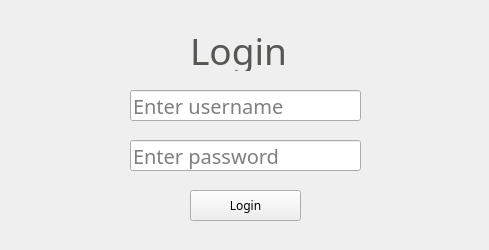
<?xml version="1.0" encoding="UTF-8"?>
<ui version="4.0">
 <class>Form</class>
 <widget class="QWidget" name="Form">
  <property name="geometry">
   <rect>
    <x>0</x>
    <y>0</y>
    <width>489</width>
    <height>250</height>
   </rect>
  </property>
  <property name="font">
   <font>
    <family>Abyssinica SIL</family>
   </font>
  </property>
  <property name="windowTitle">
   <string>Form</string>
  </property>
  <property name="styleSheet">
   <string notr="true"/>
  </property>
  <widget class="QLineEdit" name="lineEdit_username">
   <property name="geometry">
    <rect>
     <x>130</x>
     <y>90</y>
     <width>231</width>
     <height>31</height>
    </rect>
   </property>
   <property name="font">
    <font>
     <pointsize>15</pointsize>
    </font>
   </property>
   <property name="placeholderText">
    <string>Enter username</string>
   </property>
  </widget>
  <widget class="QLineEdit" name="lineEdit_password">
   <property name="geometry">
    <rect>
     <x>130</x>
     <y>140</y>
     <width>231</width>
     <height>31</height>
    </rect>
   </property>
   <property name="font">
    <font>
     <pointsize>15</pointsize>
    </font>
   </property>
   <property name="styleSheet">
    <string notr="true"/>
   </property>
   <property name="echoMode">
    <enum>QLineEdit::Password</enum>
   </property>
   <property name="placeholderText">
    <string>Enter password</string>
   </property>
  </widget>
  <widget class="QPushButton" name="pushButton_login">
   <property name="geometry">
    <rect>
     <x>190</x>
     <y>190</y>
     <width>111</width>
     <height>31</height>
    </rect>
   </property>
   <property name="styleSheet">
    <string notr="true"/>
   </property>
   <property name="text">
    <string>Login</string>
   </property>
  </widget>
  <widget class="QLabel" name="label">
   <property name="geometry">
    <rect>
     <x>190</x>
     <y>30</y>
     <width>111</width>
     <height>41</height>
    </rect>
   </property>
   <property name="font">
    <font>
     <pointsize>28</pointsize>
    </font>
   </property>
   <property name="styleSheet">
    <string notr="true">color:rgb(85, 87, 83)</string>
   </property>
   <property name="text">
    <string>Login</string>
   </property>
  </widget>
 </widget>
 <resources>
  <include location="icons.qrc"/>
 </resources>
 <connections/>
</ui>
